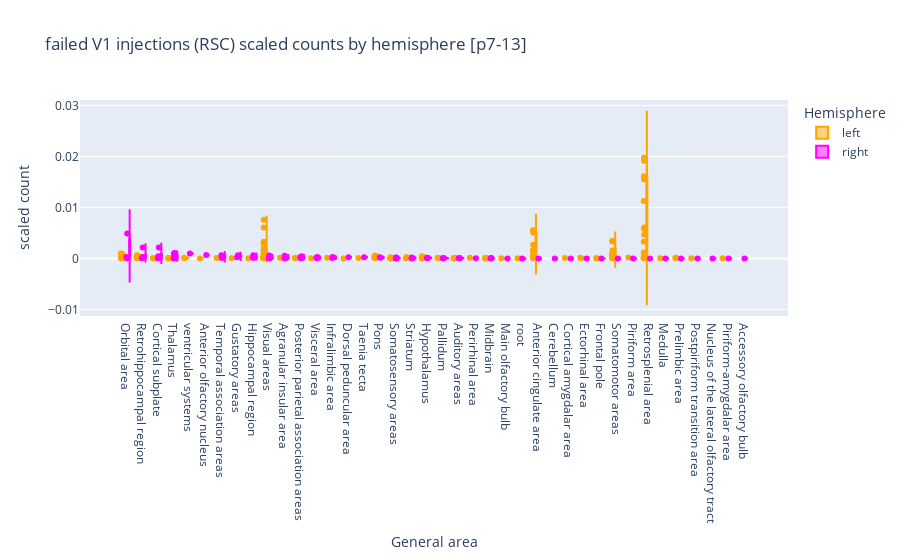

The notebook cell this image was saved under:
### Code cell
fig = px.violin(
    RSC_injection,
    y="scaled count",
    x="General area",
    color="Hemisphere",
    
    box=True,
    points="all",
    color_discrete_map={
        "left": "orange",
        "right": "magenta"
    },
    title="failed V1 injections (RSC) scaled counts by hemisphere [p7-13]",
    category_orders={"General area": area_order_scaled}
)

fig.update_traces(meanline_visible=True)
fig.update_layout(violinmode='group')
fig.show()

### Figure 1 — Plotly figure (JSON) as saved in the notebook; plotly's stock layout.template omitted (floating-point values rounded to 4 significant figures; data arrays with more than 128 entries replaced by an {"elided": "..."} marker saying what was removed)
{"data": [{"alignmentgroup": "True", "box": {"visible": true}, "hovertemplate": "Hemisphere=left<br>General area=%{x}<br>scaled count=%{y}<extra></extra>", "legendgroup": "left", "marker": {"color": "orange"}, "meanline": {"visible": true}, "name": "left", "offsetgroup": "left", "orientation": "v", "points": "all", "scalegroup": "True", "showlegend": true, "type": "violin", "x": {"elided": "168 str values"}, "x0": " ", "xaxis": "x", "y": {"elided": "168 float values"}, "y0": " ", "yaxis": "y"}, {"alignmentgroup": "True", "box": {"visible": true}, "hovertemplate": "Hemisphere=right<br>General area=%{x}<br>scaled count=%{y}<extra></extra>", "legendgroup": "right", "marker": {"color": "magenta"}, "meanline": {"visible": true}, "name": "right", "offsetgroup": "right", "orientation": "v", "points": "all", "scalegroup": "True", "showlegend": true, "type": "violin", "x": ["Orbital area", "Anterior olfactory nucleus", "Taenia tecta", "Orbital area", "Infralimbic area", "Orbital area", "Infralimbic area", "Agranular insular area", "Dorsal peduncular area", "Agranular insular area", "Agranular insular area", "Cortical subplate", "Somatosensory areas", "Hippocampal region", "Striatum", "Gustatory areas", "Agranular insular area", "Striatum", "Somatosensory areas", "Somatosensory areas", "Striatum", "Gustatory areas", "Somatosensory areas", "Hypothalamus", "Somatosensory areas", "Somatosensory areas", "Somatosensory areas", "Visceral area", "Somatosensory areas", "Pallidum", "Pallidum", "Agranular insular area", "Thalamus", "Thalamus", "Thalamus", "Visceral area", "Thalamus", "Thalamus", "Visceral area", "Posterior parietal association areas", "Thalamus", "Thalamus", "Hypothalamus", "Hippocampal region", "ventricular systems", "Pallidum", "Somatosensory areas", "Cortical subplate", "Striatum", "Posterior parietal association areas", "Hippocampal region", "Thalamus", "Cortical subplate", "Somatosensory areas", "Thalamus", "Visual areas", "Cortical subplate", "Hypothalamus", "Pallidum", "Cortical subplate", "Posterior parietal association areas", "Somatosensory areas", "Hippocampal region", "Posterior parietal association areas", "Thalamus", "Visual areas", "Thalamus", "Posterior parietal association areas", "Thalamus", "Striatum", "Auditory areas", "Auditory areas", "Auditory areas", "Temporal association areas", "Posterior parietal association areas", "Auditory areas", "Hypothalamus", "Auditory areas", "Midbrain", "Auditory areas", "Temporal association areas", "Retrohippocampal region", "Visual areas", "Midbrain", "Visual areas", "Perirhinal area", "Retrohippocampal region", "Midbrain", "Retrohippocampal region", "Visual areas", "Visual areas", "Visual areas", "Visual areas", "Retrohippocampal region", "Retrohippocampal region", "Midbrain", "Pons", "Pons", "Midbrain", "root", "Frontal pole", "Somatomotor areas", "Anterior cingulate area", "Prelimbic area", "Retrosplenial area", "Ectorhinal area", "Main olfactory bulb", "Accessory olfactory bulb", "Piriform area", "Nucleus of the lateral olfactory tract", "Cortical amygdalar area", "Piriform-amygdalar area", "Postpiriform transition area", "Medulla", "Cerebellum"], "x0": " ", "xaxis": "x", "y": [0.004869, 0.0006463, 0.0002154, 4.309e-05, 0.0002585, 0.0002585, 8.617e-05, 4.309e-05, 0.0002154, 0.000517, 8.617e-05, 0.002154, 0.0001293, 0.0003447, 8.617e-05, 0.0006032, 4.309e-05, 4.309e-05, 0.0001723, 0.0001293, 0.0001723, 0.0002154, 0.0001293, 0.0001293, 4.309e-05, 4.309e-05, 4.309e-05, 0.0002585, 4.309e-05, 8.617e-05, 4.309e-05, 8.617e-05, 0.0008617, 0.0001293, 4.309e-05, 0.0001293, 0.0008617, 8.617e-05, 4.309e-05, 0.0002585, 4.309e-05, 4.309e-05, 4.309e-05, 0.0001723, 0.0009479, 4.309e-05, 4.309e-05, 8.617e-05, 4.309e-05, 0.0002154, 0.0001293, 0.001077, 0.0004309, 8.617e-05, 8.617e-05, 0.0005601, 4.309e-05, 8.617e-05, 4.309e-05, 4.309e-05, 0.0004309, 4.309e-05, 0.0006032, 0.0001293, 0.0002585, 8.617e-05, 4.309e-05, 4.309e-05, 4.309e-05, 4.309e-05, 8.617e-05, 4.309e-05, 8.617e-05, 0.0006032, 4.309e-05, 4.309e-05, 8.617e-05, 4.309e-05, 4.309e-05, 4.309e-05, 8.617e-05, 0.0001723, 4.309e-05, 4.309e-05, 4.309e-05, 4.309e-05, 4.309e-05, 4.309e-05, 0.0002154, 8.617e-05, 0.0001723, 4.309e-05, 0.0002585, 0.002154, 0.0002154, 4.309e-05, 0.0001293, 0.0002154, 4.309e-05, 0, 0, 0, 0, 0, 0, 0, 0, 0, 0, 0, 0, 0, 0, 0, 0], "y0": " ", "yaxis": "y"}], "layout": {"legend": {"title": {"text": "Hemisphere"}, "tracegroupgap": 0}, "title": {"text": "failed V1 injections (RSC) scaled counts by hemisphere [p7-13]"}, "violinmode": "group", "xaxis": {"anchor": "y", "categoryarray": ["Orbital area", "Retrohippocampal region", "Cortical subplate", "Thalamus", "ventricular systems", "Anterior olfactory nucleus", "Temporal association areas", "Gustatory areas", "Hippocampal region", "Visual areas", "Agranular insular area", "Posterior parietal association areas", "Visceral area", "Infralimbic area", "Dorsal peduncular area", "Taenia tecta", "Pons", "Somatosensory areas", "Striatum", "Hypothalamus", "Pallidum", "Auditory areas", "Perirhinal area", "Midbrain", "Main olfactory bulb", "root", "Anterior cingulate area", "Cerebellum", "Cortical amygdalar area", "Ectorhinal area", "Frontal pole", "Somatomotor areas", "Piriform area", "Retrosplenial area", "Medulla", "Prelimbic area", "Postpiriform transition area", "Nucleus of the lateral olfactory tract", "Piriform-amygdalar area", "Accessory olfactory bulb"], "categoryorder": "array", "domain": [0, 1], "title": {"text": "General area"}}, "yaxis": {"anchor": "x", "domain": [0, 1], "title": {"text": "scaled count"}}}}
